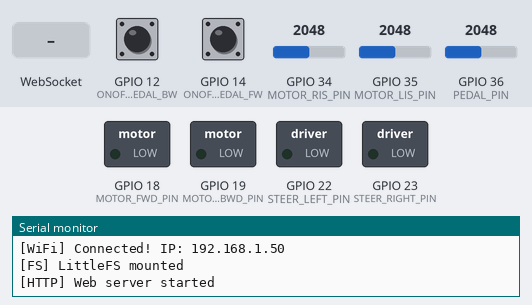
Bench run of a program on a simulated ESP32. On the bench: switched loads named in the program (green lamp = pin HIGH), the last lines printed to the serial monitor. The inputs (shaded band) are chosen by the test bench; at power-on: GPIO 12 (ONOFF_PEDAL_BW) HIGH, GPIO 14 (ONOFF_PEDAL_FW) HIGH, GPIO 34 (MOTOR_RIS_PIN) = 2048, GPIO 35 (MOTOR_LIS_PIN) = 2048, GPIO 36 (PEDAL_PIN) = 2048. WiFi joins after 1.5 s; servers stay silent unless stated; storage starts empty.

Above: at 2.7 s.
2.8 s: WebSocket text "left" received
At 3.7 s:
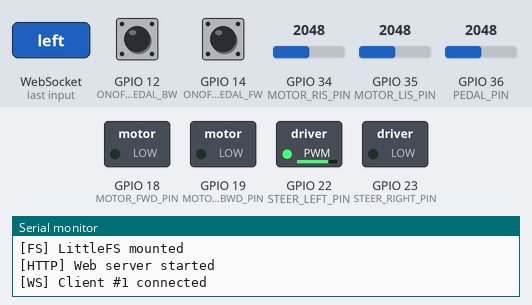
6.4 s: GPIO 12 (ONOFF_PEDAL_BW) pulled LOW for 0.15 s
8.0 s: GPIO 14 (ONOFF_PEDAL_FW) pulled LOW for 0.15 s
9.6 s: WebSocket text "right" received
At 10.2 s:
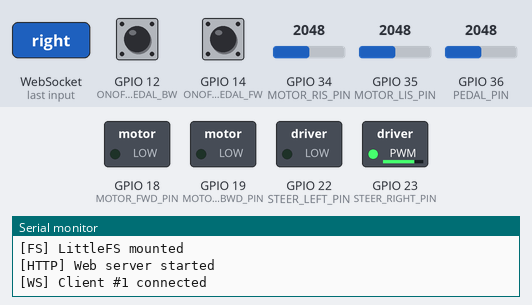
13.2 s: GPIO 12 (ONOFF_PEDAL_BW) pulled LOW for 1 s
15.7 s: GPIO 14 (ONOFF_PEDAL_FW) pulled LOW for 1 s
Timing chart, 0 to 18.7 s (numbered marks = the images above; inputs shaded):
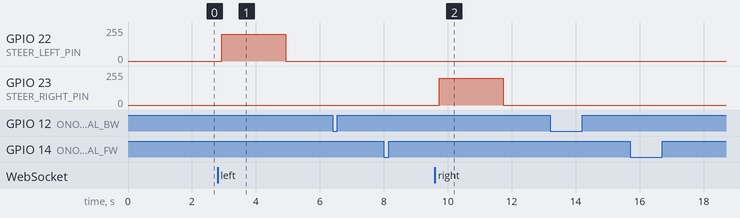

The program:

main.cpp
```cpp
#include <Arduino.h>
#include <WiFiManager.h>
#include <ESPAsyncWebServer.h>
#include <LittleFS.h>

// ── Pin & PWM constants ────────────────────────────────────────
#define MOTOR_FWD_PIN   18
#define MOTOR_BWD_PIN   19
#define STEER_LEFT_PIN  22
#define STEER_RIGHT_PIN 23
#define PEDAL_PIN       36
#define MOTOR_RIS_PIN   34   // BTS7960 R_IS — forward current sense (ADC1_CH6, input-only)
#define MOTOR_LIS_PIN   35   // BTS7960 L_IS — backward current sense (ADC1_CH7, input-only)
// ON/OFF PEDAL
#define ONOFF_PEDAL_FW  14  // GPIO for on/off pedal
#define ONOFF_PEDAL_BW  12  // GPIO for on/off pedal (backward)

#define PWM_FREQ        20000
#define PWM_RESOLUTION  8
#define PWM_CH_FWD      0
#define PWM_CH_BWD      1
#define PWM_CH_LEFT     2
#define PWM_CH_RIGHT    3

#define WS_WATCHDOG_MS  2000

// ── Ramp-rate constants (PWM steps per loop tick, i.e. per 50 ms) ─────────────
#define RAMP_STEP_FWD    2   // forward motor ramp speed
#define RAMP_STEP_BWD    2   // backward motor ramp speed
#define RAMP_STEP_STEER  10  // steering ramp speed (left & right)

// ── Server & WebSocket ─────────────────────────────────────────
AsyncWebServer server(80);
AsyncWebSocket ws("/ws");

static unsigned long lastWsMsgMs = 0;  // 0 → watchdog fires until first client msg
static bool isBlocked = false;         // true while pedal is suppressed (WS commanded fwd/bwd, or block switch on)

// ── PWM target & current state ─────────────────────────────────
static uint8_t targetFwd   = 0, currentFwd   = 0;
static uint8_t targetBwd   = 0, currentBwd   = 0;
static uint8_t targetLeft  = 0, currentLeft  = 0;
static uint8_t targetRight = 0, currentRight = 0;

// Advance `cur` one ramp step toward `target`, write the channel, return new cur.
static uint8_t rampChannel(uint8_t cur, uint8_t target, uint8_t step, uint8_t ch) {
  if (cur < target) {
    cur = (uint8_t)min((int)cur + step, (int)target);
  } else if (cur > target) {
    cur = (uint8_t)max((int)cur - step, (int)target);
  }
  ledcWrite(ch, cur);
  return cur;
}

// ── Motor helpers ──────────────────────────────────────────────
void setMotorForward(uint8_t speed) {
  targetBwd = 0;
  targetFwd = speed;
}

void setMotorBackward(uint8_t speed) {
  targetFwd = 0;
  targetBwd = speed;
}

void stopMotor() {
  targetFwd = 0;
  targetBwd = 0;
}

// ── Steering helpers ───────────────────────────────────────────
void steerLeft(uint8_t intensity) {
  targetRight = 0;
  targetLeft  = intensity;
}

void steerRight(uint8_t intensity) {
  targetLeft  = 0;
  targetRight = intensity;
}

void steerStraight() {
  targetLeft  = 0;
  targetRight = 0;
}

// ── Pedal reading ──────────────────────────────────────────────
uint8_t readPedal() {
  uint16_t raw = analogRead(PEDAL_PIN);
  uint8_t mapped = (uint8_t)map(raw, 0, 4095, 0, 255);
  return (mapped < 50) ? 0 : mapped;
}

// ── WebSocket event handler ────────────────────────────────────
void onWsEvent(AsyncWebSocket *server, AsyncWebSocketClient *client,
               AwsEventType type, void *arg, uint8_t *data, size_t len) {
  if (type == WS_EVT_CONNECT) {
    Serial.printf("[WS] Client #%u connected\n", client->id());
  } else if (type == WS_EVT_DISCONNECT) {
    Serial.printf("[WS] Client #%u disconnected\n", client->id());
    isBlocked = false;
    stopMotor();
    steerStraight();
  } else if (type == WS_EVT_DATA) {
    lastWsMsgMs = millis();
    AwsFrameInfo *info = (AwsFrameInfo *)arg;
    if (!info->final || info->index != 0 || info->len != len || info->opcode != WS_TEXT)
      return;

    char buf[128];
    size_t copyLen = min(len, sizeof(buf) - 1);
    memcpy(buf, data, copyLen);
    buf[copyLen] = '\0';

    // Protocol: one or more commands separated by ";". Each command:
    // "left" | "right" | "center" | "forward <0-255>" | "backward <0-255>" | "stop" | "ping"
    char *outerSave;
    char *msg = strtok_r(buf, ";", &outerSave);
    while (msg) {
      char *innerSave;
      char *cmd = strtok_r(msg, " ", &innerSave);
      if (cmd) {
        if (strcmp(cmd, "ping") == 0) {
          // keepalive — timestamp already reset above
        } else if (strcmp(cmd, "left") == 0) {
          steerLeft(200);
        } else if (strcmp(cmd, "right") == 0) {
          steerRight(200);
        } else if (strcmp(cmd, "center") == 0) {
          steerStraight();
        } else if (strcmp(cmd, "forward") == 0) {
          char *param = strtok_r(nullptr, " ", &innerSave);
          uint8_t speed = param ? (uint8_t)constrain(atoi(param), 0, 255) : 0;
          isBlocked = true;
          setMotorForward(speed);
        } else if (strcmp(cmd, "backward") == 0) {
          char *param = strtok_r(nullptr, " ", &innerSave);
          uint8_t speed = param ? (uint8_t)constrain(atoi(param), 0, 255) : 0;
          isBlocked = true;
          setMotorBackward(speed);
        } else if (strcmp(cmd, "stop") == 0) {
          isBlocked = false;
          stopMotor();
        } else if (strcmp(cmd, "block") == 0) {
          char *param = strtok_r(nullptr, " ", &innerSave);
          isBlocked = param ? (atoi(param) != 0) : false;
          if (isBlocked) stopMotor();
        }
      }
      msg = strtok_r(nullptr, ";", &outerSave);
    }
  }
}

void setup() {
  Serial.begin(115200);
  Serial.println("ESP32 Car booting...");

  // Attach PWM channels, then ensure safe/off state on boot
  ledcSetup(PWM_CH_FWD,   PWM_FREQ, PWM_RESOLUTION);
  ledcAttachPin(MOTOR_FWD_PIN,   PWM_CH_FWD);
  ledcSetup(PWM_CH_BWD,   PWM_FREQ, PWM_RESOLUTION);
  ledcAttachPin(MOTOR_BWD_PIN,   PWM_CH_BWD);
  ledcSetup(PWM_CH_LEFT,  PWM_FREQ, PWM_RESOLUTION);
  ledcAttachPin(STEER_LEFT_PIN,  PWM_CH_LEFT);
  ledcSetup(PWM_CH_RIGHT, PWM_FREQ, PWM_RESOLUTION);
  ledcAttachPin(STEER_RIGHT_PIN, PWM_CH_RIGHT);
  // Ensure all outputs start at zero immediately (bypass ramp on boot)
  ledcWrite(PWM_CH_FWD, 0);   ledcWrite(PWM_CH_BWD, 0);
  ledcWrite(PWM_CH_LEFT, 0);  ledcWrite(PWM_CH_RIGHT, 0);

  // ON/OFF pedal pins — pulled high; pedal ties to GND when pressed
  pinMode(ONOFF_PEDAL_FW, INPUT_PULLUP);
  pinMode(ONOFF_PEDAL_BW, INPUT_PULLUP);

  WiFiManager wm;
  // Uncomment to wipe saved credentials during development:
  // wm.resetSettings();

  bool connected = wm.autoConnect("ESP32-Car");
  if (!connected) {
    Serial.println("[WiFi] Failed to connect — running as captive portal AP");
  } else {
    Serial.print("[WiFi] Connected! IP: ");
    Serial.println(WiFi.localIP());
  }

  if (!LittleFS.begin()) {
    Serial.println("[FS] LittleFS mount failed");
  } else {
    Serial.println("[FS] LittleFS mounted");
  }

  ws.onEvent(onWsEvent);
  server.addHandler(&ws);
  server.serveStatic("/", LittleFS, "/").setDefaultFile("index.html");
  server.begin();
  Serial.println("[HTTP] Web server started");
}

void loop() {
  if (millis() - lastWsMsgMs > WS_WATCHDOG_MS) {
    isBlocked = false;
    stopMotor();
    steerStraight();
  }

  // ON/OFF pedal with 5 ms debounce: 0 = not pressed, 1 = forward, 2 = backward
  {
    static uint8_t       rawPedal       = 0;
    static uint8_t       debouncedPedal = 0;
    static uint8_t       lastActedPedal = 0xFF;  // force action on first loop
    static unsigned long lastChangeMs   = 0;

    uint8_t curPedal = (digitalRead(ONOFF_PEDAL_FW) == LOW) ? 1 :
                       (digitalRead(ONOFF_PEDAL_BW) == LOW) ? 2 : 0;

    if (curPedal != rawPedal) {
      rawPedal     = curPedal;
      lastChangeMs = millis();
    }

    // 0 (released) is immediate; 1/2 (pressed) require 5 ms stable
    if (curPedal == 0) {
      debouncedPedal = 0;
    } else if (millis() - lastChangeMs >= 5) {
      debouncedPedal = rawPedal;
    }

    if (!isBlocked && debouncedPedal != lastActedPedal) {
      lastActedPedal = debouncedPedal;
      if (debouncedPedal == 1) {
        setMotorForward(255);
      } else if (debouncedPedal == 2) {
        setMotorBackward(255);
      } else {
        stopMotor();
      }
    }
  }

  // Ramp all PWM channels toward their targets
  currentFwd   = rampChannel(currentFwd,   targetFwd,   RAMP_STEP_FWD,   PWM_CH_FWD);
  currentBwd   = rampChannel(currentBwd,   targetBwd,   RAMP_STEP_BWD,   PWM_CH_BWD);
  currentLeft  = rampChannel(currentLeft,  targetLeft,  RAMP_STEP_STEER, PWM_CH_LEFT);
  currentRight = rampChannel(currentRight, targetRight, RAMP_STEP_STEER, PWM_CH_RIGHT);

  static uint8_t lastSpeed = 255;  // force first send
  uint8_t pedalSpeed = readPedal();
  if (pedalSpeed != lastSpeed) {
    lastSpeed = pedalSpeed;
    ws.textAll("speed " + String(pedalSpeed));
  }

  static unsigned long lastRssiMs = 0;
  if (millis() - lastRssiMs >= 1000) {
    lastRssiMs = millis();
    uint8_t risCurrent = (uint8_t)(analogRead(MOTOR_RIS_PIN) >> 4);
    uint8_t lisCurrent = (uint8_t)(analogRead(MOTOR_LIS_PIN) >> 4);
    ws.textAll("rssi " + String(WiFi.RSSI()) +
               ";current_fwd " + String(risCurrent) +
               ";current_bwd " + String(lisCurrent));
  }
  ws.cleanupClients();
  delay(5);
}
```

Measured:
- after the input at 2.8 s, GPIO 22 (STEER_LEFT_PIN): 0/255 → 199/255 after 0.13 s, → 0/255 2.0 s later
- after the input at 9.6 s, GPIO 23 (STEER_RIGHT_PIN): 0/255 → 199/255 after 0.13 s, → 0/255 2.0 s later
